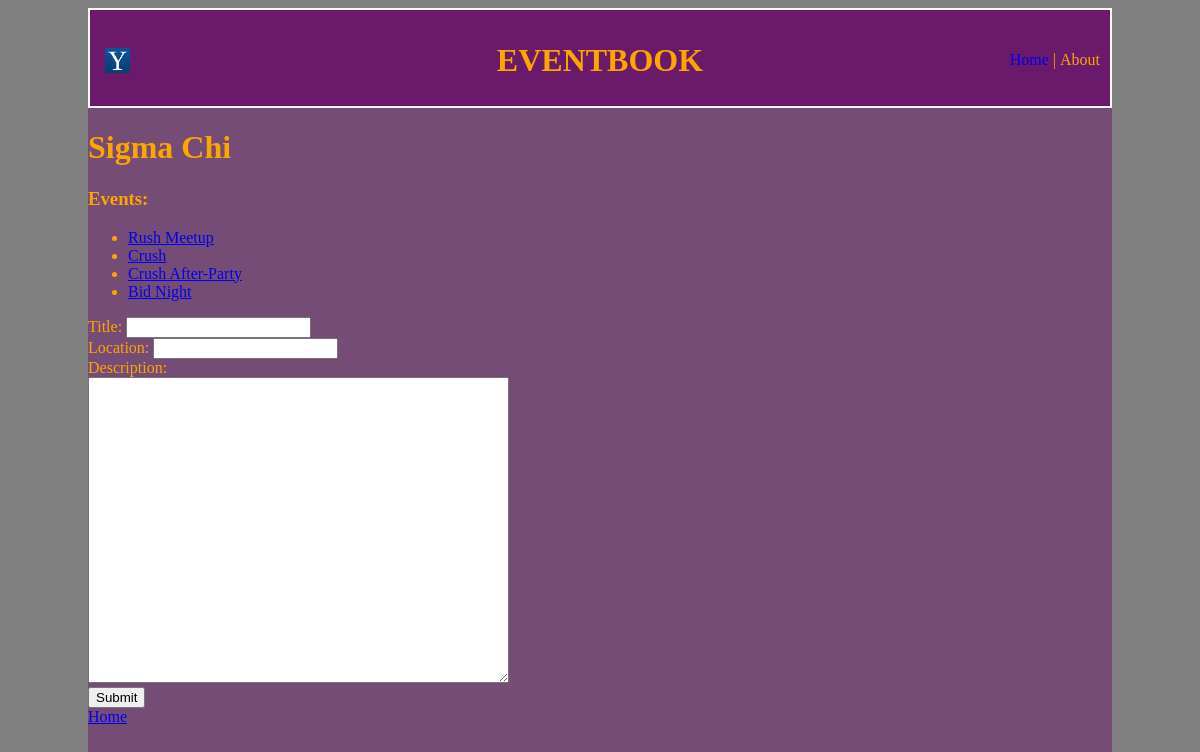
/events/groups/1/, run on the app's committed database.
### events/models.py (models this page shows, shortened)
class Group(models.Model):
	name = models.CharField(max_length=75, unique=True)
	numMembers = models.IntegerField(default=0)
	private = models.BooleanField(default=False)

class Event(models.Model):
	group = models.ForeignKey(Group, null=True)
	title = models.CharField(max_length = 100, unique = True)
	location = models.CharField(max_length=50)
	time = models.DateTimeField(default=datetime.now())
	description =models.TextField(max_length=500)
	likes = models.IntegerField(default=0)

### events/views.py (the view)
# urls.py: url(r'^groups/(?P<group_id>\d+)/$', views.groupdetail, name='groupdetail'),
def groupdetail(request, group_id):
	group = get_object_or_404(Group, pk=group_id)
	return render(request, 'events/groupdetail.html', {'group':group})

### events/templates/events/groupdetail.html (shortened to what this page needs)
{% extends 'events/base.html' %}
{% block content %}
<h1>{{ group.name }}</h1>
<h3>Events:</h3>
<ul>
	{% for event in group.event_set.all %}
		<li><a href="{% url 'events:eventdetail' event.id%}">{{event.title}}</a></li>
	{% endfor %}
</ul>
<form id="newgroupform" action="{% url 'events:newevent' group.id %}" method="post">
	Title: <input type="text" name="title"><br/>
	Location: <input type="text" name="location"><br/>
	Description:<br/> <textarea name="description" form="newgroupform" rows=20 cols=50></textarea><br/>
	<input type="submit" value="Submit" />
</form>
<a href="{% url 'events:index' %}">Home</a>
{% endblock %}

### events/static/events/style.css (style rules this page uses)
body { background-color: grey; }

### data on the page
Group: name "Sigma Chi"
Event: title "Rush Meetup"
Event: title "Crush"
Event: title "Crush After-Party"
Event: title "Bid Night"
